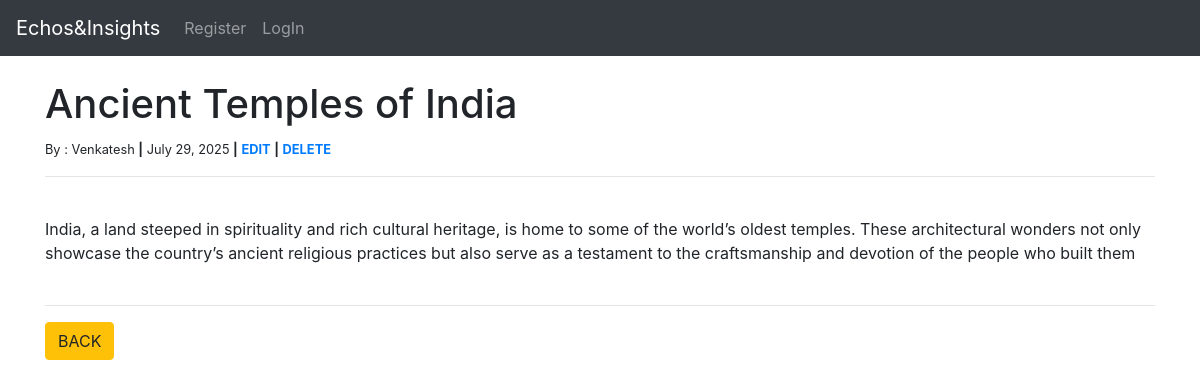
Page /article/6 on the committed database.
### home/models.py (models this page shows, shortened)
class Post(models.Model):
    title = models.CharField(max_length= 255)
    title_tag = models.CharField(max_length= 255, default="Echos&Insights")
    author = models.ForeignKey(User,on_delete=models.CASCADE)
    body = models.TextField()
    post_date = models.DateField(auto_now_add=True)

### home/views.py (the view)
# urls.py: path('article/<int:pk>', ArticalDetailView.as_view(), name = 'article-detail'),
class ArticalDetailView(DetailView):
    model = Post
    template_name = 'artical_details.html'

### home/Templates/artical_details.html (shortened to what this page needs)
{% extends 'base.html' %}
{% block content %}
<h1> {{post.title}}</h1>
<small> By : {{post.author}} <b>|</b> {{post.post_date}}  <b>|</b><a href="{% url 'update_post' post.pk %}">
       <b>EDIT</b></a> <b>|</b> <a href="{% url 'delete_post' post.pk %}">
       <b>DELETE</b></a></small> <br/>
<hr>
<br/>
{{post.body}}
<br><br/>
<hr>
<a href="{% url 'home' %}" class="btn btn-warning"> BACK</a>
 {% endblock  %}

### rows in the picture
Post: title "Ancient Temples of India", author "Venkatesh", post_date "July 29, 2025", body "India, a land steeped in spirituality and rich cultural heritage, is home to some of the world’s oldest temples. These architectural wonders not only showcase the country’s ancient religious practices but also serve as a testament to the craftsmanship and devotion of the people who built them"
